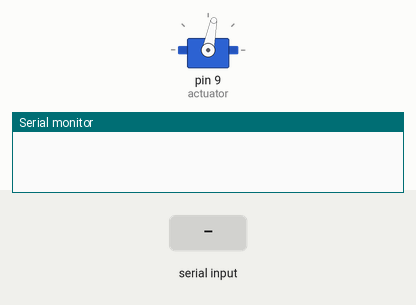
Bench run of a sketch on a simulated Arduino Uno, built with avr-gcc and run on an emulated ATmega328P. On the bench: servo, the last lines printed to the serial monitor. Inputs (shaded band) come from the test bench. Random numbers use the default seed unless the sketch sets one.

Above: at 1.2 s.
1.3 s: "8" received over Serial
2.9 s: "90,45\n" received over Serial
At 5.8 s:
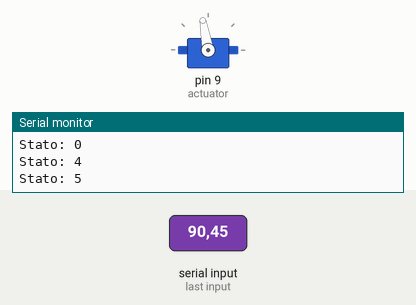
5.9 s: "30,150\n" received over Serial
At 6.61 s:
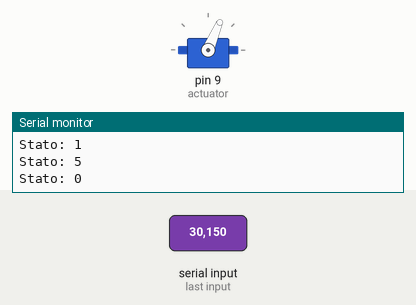
8.9 s: "5\n" received over Serial
Timing chart, 0 to 12.9 s (numbered marks = the images above; inputs shaded):
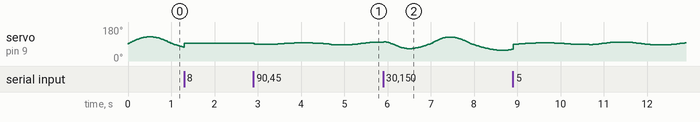

The sketch:

attuatore_ultramotion_finale.ino
```cpp
#include <Servo.h>

Servo actuator;

const unsigned long updateInterval = 5;
const int pwmMin = 1100;
const int pwmMax = 1900;

float phase = 0.0;
unsigned long lastMillis = 0;

float frequency = 0.2;
float amplitude = 0.92;
float targetFrequency = 0.2;
float targetAmplitude = 0.92;

bool cheneyStokesMode = false;
int cheneyStokesStep = 0;
unsigned long cheneyPause = 0;
bool actuatorStopped = false;

float baseFrequency[]  = {0.20, 0.30, 0.37, 0.51, 0.62, 0.25}; // Hz
float baseAmplitude[]  = {0.92, 0.80, 0.74, 0.68, 0.60, 0.30};

// Cheyne-Stokes arrays
float cheneyAmplitudes[] = {0.10,0.20,0.20,0.30,0.30,0.40,0.40,0.50,0.60,0.50,0.40,0.20,0.20,0.10};
float cheneySpeeds[]     = {0.60,0.58,0.59,0.66,0.72,0.84,0.93,0.91,0.89,0.92,0.95,0.83,0.80,0.80};

void setup() {
  actuator.attach(9);
  Serial.begin(9600);
}

// Gestione seriale con STOP (segnale "8")
void serialCheck() {
  if(Serial.available()) {
    char cmd = Serial.read();
    if(cmd >= '0' && cmd <= '5') {
      int state = cmd - '0';
      targetFrequency = baseFrequency[state];
      targetAmplitude = baseAmplitude[state];

      if(actuatorStopped) {  // se attuatore era fermo, riattacca
        actuator.attach(9);
        actuatorStopped = false;
      }

      if(state == 5 && !cheneyStokesMode) {
        cheneyStokesMode = true;
        cheneyStokesStep = 0;
        cheneyPause = 0;
      } else if (state != 5 && cheneyStokesMode) {
        cheneyStokesMode = false;
      }

      Serial.print("Stato: ");
      Serial.println(state);
    }
    else if(cmd == '8') {
      actuatorStopped = true;
      actuator.writeMicroseconds(1500); // pos centrale prima di fermarsi
      delay(100);                       // breve attesa per stabilizzarsi
      actuator.detach();                // interrompe completamente il segnale
      Serial.println("Attuatore in pausa (detach).");
    }
  }
}


void loop() {
  serialCheck();

  if(actuatorStopped) {
    delay(10);
    return;  // Attuatore fermo, aspetta prossimo comando
  }

  unsigned long currentMillis = millis();
  if (currentMillis - lastMillis >= updateInterval) {
    lastMillis = currentMillis;

    if(cheneyStokesMode) {
      performCheyneStokes();
      return;
    }

    frequency += (targetFrequency - frequency) * 0.01;
    amplitude += (targetAmplitude - amplitude) * 0.01;

    float omega = 2.0 * PI * frequency;
    float deltaTime = updateInterval / 1000.0;
    float inspirationRatio = 0.4;
    float expirationRatio = 0.6;
    float totalDuration = inspirationRatio + expirationRatio;

    if (sin(phase) >= 0) {
      phase += omega * deltaTime * (totalDuration / inspirationRatio);
    } else {
      phase += omega * deltaTime * (totalDuration / expirationRatio);
    }

    if (phase > 2 * PI) {
      phase -= 2 * PI;
    }

    float sinValue = sin(phase);
    int pwmValue = pwmMin + (pwmMax - pwmMin) * 0.5 * (1 + amplitude * sinValue);
    actuator.writeMicroseconds(pwmValue);
  }
}

// Cheyne-Stokes con continuità fase e gestione STOP
void performCheyneStokes() {
  if(cheneyPause > 0) {
    cheneyPause--;
    delay(1000);
    return;
  }

  amplitude = cheneyAmplitudes[cheneyStokesStep];
  frequency = cheneySpeeds[cheneyStokesStep];

  float omega = 2.0 * PI * frequency;
  float localPhase = phase;

  while(localPhase < phase + 2.0 * PI) {
    serialCheck();
    if(actuatorStopped || !cheneyStokesMode) {
      phase = fmod(localPhase, 2.0 * PI);
      return;
    }
    float sinValue = sin(localPhase);
    int pwmValue = pwmMin + (pwmMax - pwmMin) * 0.5 * (1 + amplitude * sinValue);
    actuator.writeMicroseconds(pwmValue);
    localPhase += omega * (updateInterval / 1000.0);
    delay(updateInterval);
  }

  phase = fmod(localPhase, 2.0 * PI);

  cheneyStokesStep++;
  if (cheneyStokesStep >= sizeof(cheneyAmplitudes)/sizeof(float)) {
    cheneyStokesStep = 0;
    cheneyPause = random(12,18);
  }
}
```
